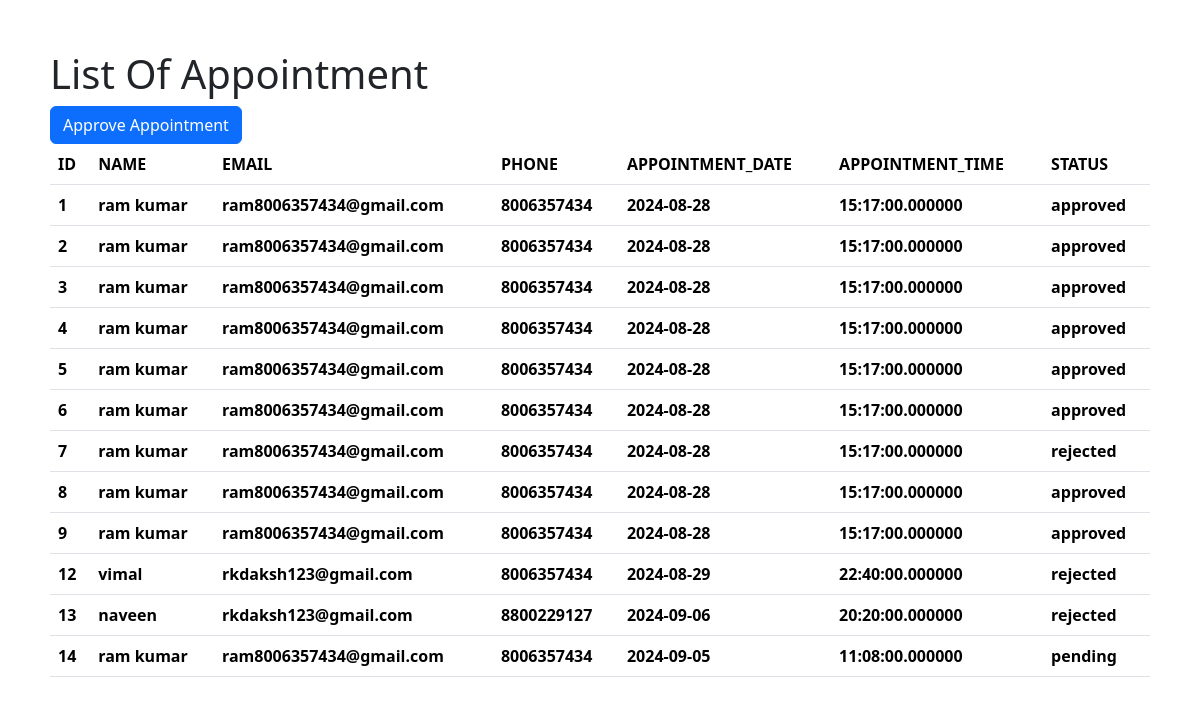
The page /ViewApp.php on the database its author committed.
### tables this page shows
CREATE TABLE `appointments` (
  `id` int(11) NOT NULL,
  `name` varchar(20) NOT NULL,
  `email` varchar(40) NOT NULL,
  `phone` varchar(12) NOT NULL,
  `appointment_date` date NOT NULL,
  `appointment_time` time(6) NOT NULL,
  `status` enum('pending','approved','rejected') NOT NULL DEFAULT 'pending'
);

### ViewApp.php (the view, shortened to what this page needs)
<!DOCTYPE html>
<html lang="en">
<head>
    <link href="https://cdn.jsdelivr.net/npm/bootstrap@5.3.3/dist/css/bootstrap.min.css" rel="stylesheet">
</head>
<body style="margin: 50px;">
<h1>List Of Appointment</h1>
<a class="btn btn-primary" href="approveapp.php" role="button">Approve Appointment</a>
<table class="table">
<thead>
    <tr>
        <th>ID</th>
        <th>NAME</th>
        <th>EMAIL</th>
        <th>PHONE</th>
        <th>APPOINTMENT_DATE</th>
        <th>APPOINTMENT_TIME</th>
        <th>STATUS</th>
</tr>
</thead>
<tbody>
    <?php
    $db = mysqli_connect(DB_SERVER,DB_USERNAME,DB_PASSWORD,DB_DATABASE);
  $sql="SELECT *FROM appointments";
  $result=$db->query($sql);
  while($row =$result->fetch_assoc()){
  echo  "<tr>
    <th> ".$row["id"] ." </th>
    <th>".$row["name"] ." </th>
    <th>".$row["email"] ." </th>
    <th>".$row["phone"] ." </th>
    <th>".$row["appointment_date"] ." </th>
    <th>".$row["appointment_time"] ." </th>
	<th>".$row["status"] ." </th>
</tr>";
  }
?>
</tbody>
</table>
</body>
</html>

### rows shown on the page
appointments: id "1", name "ram kumar", email "ram8006357434@gmail.com", phone "8006357434", appointment_date "2024-08-28", appointment_time "15:17:00.000000", status "approved"
appointments: id "2", name "ram kumar", email "ram8006357434@gmail.com", phone "8006357434", appointment_date "2024-08-28", appointment_time "15:17:00.000000", status "approved"
appointments: id "3", name "ram kumar", email "ram8006357434@gmail.com", phone "8006357434", appointment_date "2024-08-28", appointment_time "15:17:00.000000", status "approved"
appointments: id "4", name "ram kumar", email "ram8006357434@gmail.com", phone "8006357434", appointment_date "2024-08-28", appointment_time "15:17:00.000000", status "approved"
appointments: id "5", name "ram kumar", email "ram8006357434@gmail.com", phone "8006357434", appointment_date "2024-08-28", appointment_time "15:17:00.000000", status "approved"
appointments: id "6", name "ram kumar", email "ram8006357434@gmail.com", phone "8006357434", appointment_date "2024-08-28", appointment_time "15:17:00.000000", status "approved"
appointments: id "7", name "ram kumar", email "ram8006357434@gmail.com", phone "8006357434", appointment_date "2024-08-28", appointment_time "15:17:00.000000", status "rejected"
appointments: id "8", name "ram kumar", email "ram8006357434@gmail.com", phone "8006357434", appointment_date "2024-08-28", appointment_time "15:17:00.000000", status "approved"
appointments: id "9", name "ram kumar", email "ram8006357434@gmail.com", phone "8006357434", appointment_date "2024-08-28", appointment_time "15:17:00.000000", status "approved"
appointments: id "12", name "vimal", email "rkdaksh123@gmail.com", phone "8006357434", appointment_date "2024-08-29", appointment_time "22:40:00.000000", status "rejected"
appointments: id "13", name "naveen", email "rkdaksh123@gmail.com", phone "8800229127", appointment_date "2024-09-06", appointment_time "20:20:00.000000", status "rejected"
appointments: id "14", name "ram kumar", email "ram8006357434@gmail.com", phone "8006357434", appointment_date "2024-09-05", appointment_time "11:08:00.000000", status "pending"
